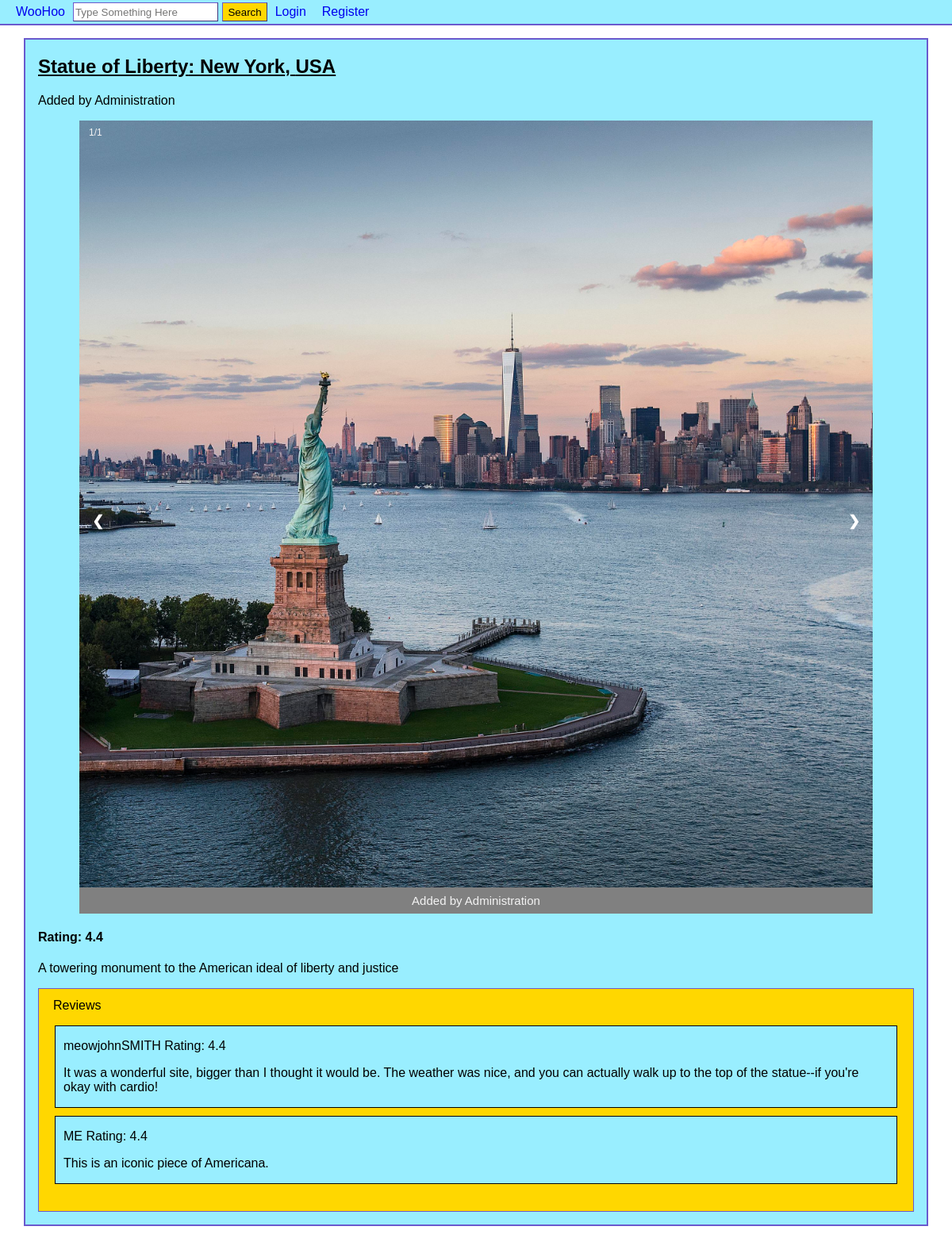
/place.php?place=1, run on the app's committed database.
### tables this page shows
CREATE TABLE `places` (
  `placeID` int(11) NOT NULL,
  `placeName` varchar(255) NOT NULL,
  `city` varchar(255) NOT NULL,
  `country` varchar(255) NOT NULL,
  `description` text DEFAULT NULL,
  `reviewScore` decimal(10,1) DEFAULT NULL,
  `userID` int(11) NOT NULL
);

CREATE TABLE `users` (
  `userID` int(11) NOT NULL,
  `username` varchar(255) NOT NULL,
  `email` varchar(255) NOT NULL,
  `password` varchar(255) NOT NULL,
  `dateRegistered` date NOT NULL
);

CREATE TABLE `pictures` (
  `pictureID` int(11) NOT NULL,
  `image` varchar(255) NOT NULL,
  `placeID` int(11) NOT NULL,
  `userID` int(11) NOT NULL
);

CREATE TABLE `reviews` (
  `reviewID` int(11) NOT NULL,
  `userID` int(11) NOT NULL,
  `placeID` int(11) NOT NULL,
  `score` decimal(10,1) DEFAULT NULL,
  `written` text DEFAULT NULL
);

### place.php (the view, shortened to what this page needs)
<?php
require('database.php');
$place = $_GET['place'];
try {
	$placeQ = "SELECT * FROM places WHERE placeID=" . $place;
	$s5 = $db->prepare($placeQ);
	$s5->execute();
	$results = $s5->fetchAll()[0];
} catch (PDOException $ex) {
	if(!isset($_GET['logout'])) {
		throw $ex;
	}
	echo $ex->getMessage();
}
$pid = $results['placeID'];
?>
<!DOCTYPE html>
<html>
<head>
<link rel="stylesheet" href="style.css"/>
</head>
<body>
<header>
<?php include('header.php'); ?>
</header>
<div class="center">
<h2 style="text-decoration:underline;"><?php echo $results['placeName']; ?>: <?php echo $results['city']; ?>, <?php echo $results['country']; ?></h2>
<p>
<?php
$userId = $results['userID'];
$userQ = 'SELECT username FROM users WHERE userID='. $userId .' LIMIT 1';
$s1 = $db->prepare($userQ);
$s1->execute();
$username = $s1->fetchAll()[0];
echo 'Added by '. $username[0];
?></p>
<div class="slideshow-container">
<?php
$imgQ = "SELECT image, userID FROM pictures WHERE placeID=" . $results['placeID'];
$s2 = $db->prepare($imgQ);
$s2->execute();
$images = $s2->fetchAll();
$numImg = count($images);
$counter=1;
?>
<?php
foreach($images as $img): ?>
<div class="mySlides fade">
     <div class="numbertext"><?php echo $counter.'/'.$numImg; ?></div>
     <img src="place_imgs/<?php
     	  $imgPath = $img['image'];
	  echo $imgPath;
	  ?>" alt="interesting" style="width:100%;">
      <div class="text">
      <?php
      $userQ = 'SELECT username FROM users WHERE userID='. $img['userID'] .' LIMIT 1';
      $s2 = $db->prepare($userQ);
      $s2->execute();
      $username = $s2->fetchAll()[0];
      echo 'Added by '. $username[0];
      ?>
      </div>
</div>
<?php
$counter++;
endforeach;
?>
<a class="prev" onclick="plusSlides(-1)">&#10094;</a>
<a class="next" onclick="plusSlides(1)">&#10095;</a>
</div>
<h4>Rating: <?php
if(!is_null($results['reviewScore'])){
echo $results['reviewScore'];
}
else{
echo 'No ratings yet';
}
?></h4>
<p>
<?php echo $results['description']; ?>
</p>
<?php include('review.php'); ?>
</div>
</body>
</html>

### review.php (shortened to what this page needs)
<?php
$query = "SELECT * FROM reviews WHERE placeID=" . $pid;
$do = $db->prepare($query);
$do->execute();
$reviews = $do->fetchAll();
if (count($reviews) != 0) {
	$text = "Reviews";
} else $text = "No reviews have been written for this location.";
?>
<div id="reviewPane">
<div style="display:flex;">
	<span style="padding-left:8px;float:left;margin-top:2px;margin-left:10px"><?php echo $text; ?></span>
</div>
<ul class="reviewList" id="rlist">
	<?php foreach($reviews as $review) : ?>
		<?php
		$query = "SELECT username FROM users WHERE userID=" . $review['userID'];
		$do = $db->prepare($query);
		$do->execute();
		$user = $do->fetchAll()[0];
		?>
		<li>
			<div class="review">
				<?php if($review['written'] != '' & $review['written'] != NULL) : ?>
				<p> <?php echo $user['username']; echo "\tRating: "; echo $review['score']; ?> </p>
				<p> <?php echo $review['written']; ?></p>
				<?php endif; ?>
			</div>
		</li>
	<?php endforeach; ?>
</ul>
<br/>
</div>

### style.css (style rules this page uses)
body { margin-top: 0px; margin-left: 0px; margin-right: 0px; }
.center { width: 95%; margin: 1em auto; padding: 1em; padding-top: 0; background-color: #99EEFF; border: 2px solid slateblue; }
#filters ul, li { padding: 0; list-style-type: none; }
.slideshow-container { max-width: 1000px; position: relative; margin: auto; }
.mySlides { display: none; }
.prev, .next { cursor: pointer; position: absolute; top: 50%; width: auto; margin-top: -22px; padding: 16px; color: white; font-weight: bold; font-size: 18px; transition: 0.6s ease; border-radius: 0 3px 3px 0; user-select: none; }
.next { right: 0; border-radius: 3px 0 0 3px; }
.text { color: #f2f2f2; background-color: grey; font-size: 15px; padding: 8px 12px; position: absolute; width: 100%; bottom:0; text-align: center; }
.numbertext { color: #f2f2f2; font-size: 12px; padding: 8px 12px; position: absolute; top: 0; }
.fade { -webkit-animation-name: fade; -webkit-animation-duration: 1.5s; animation-name: fade; animation-duration: 1.5s; }
* { box-sizing: border-box }
body { font-family: Verdana, sans-serif; margin:0 }
img { vertical-align: middle; }
.prev, .next { cursor: pointer; position: absolute; top: 50%; width: auto; padding: 16px; margin-top: -22px; color: white; font-weight: bold; font-size: 18px; transition: 0.6s ease; border-radius: 0 3px 3px 0; user-select: none; }

### header.php (style rules this page uses)
header { width: 100%; align-items: center; }

### review.php (style rules this page uses)
#reviewPane { background-color: rgb(255, 215, 0); padding-top: 10px; border: solid slateblue 1.5px; }
.reviewList { padding:0 20px 0 20px; }
.review { border: solid black 1.5px; margin-bottom: 10px; padding:0 10px 0 10px; background-color: #99EEFF; }

### data on the page
places: placeName "Statue of Liberty", city "New York", country "USA", reviewScore "4.4", description "A towering monument to the American ideal of liberty and justice"
users: username "Administration"
pictures: image (picture), userID.username "Administration"
reviews: userID.username "meowjohnSMITH", score "4.4", written "It was a wonderful site, bigger than I thought it would be. The weather was nice, and you can actually walk up to the top of the statue--if you're okay with cardio!"
reviews: userID.username "ME", score "4.4", written "This is an iconic piece of Americana."

### other printed values
$text "Reviews"
